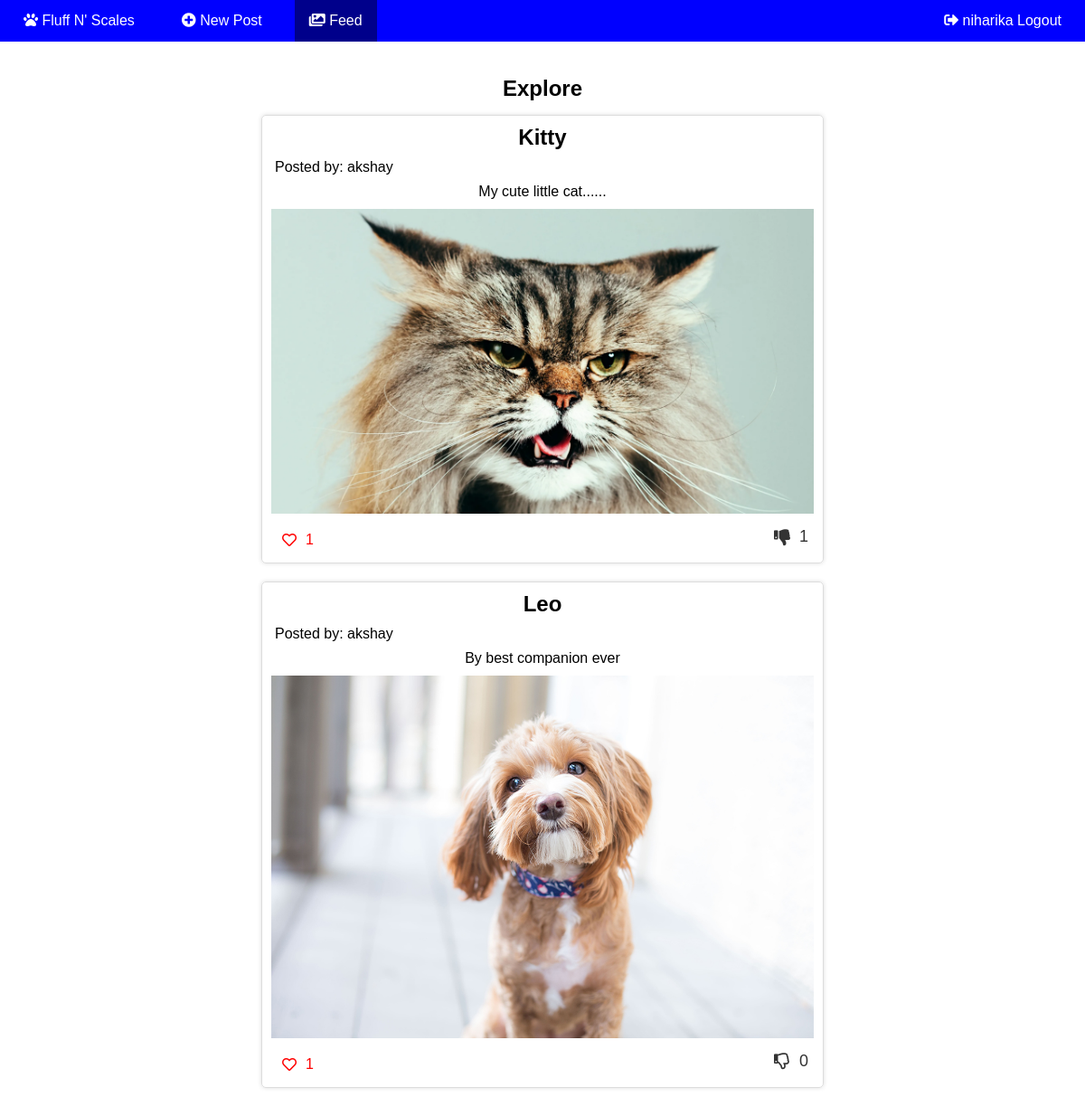
Page /pet_images/ (signed in) on the committed database.
### catalog/models.py (models this page shows, shortened)
class Pet(models.Model):
    pet_name = models.CharField(max_length=100)
    pet_image = models.ImageField(upload_to='images/', null=True, blank=True)
    uploaded_user = models.CharField(max_length=120, null=True, blank=True)
    description = models.TextField(blank=True, null=True)
    likes = models.ManyToManyField(User, related_name='liked_pets', blank=True)
    dislikes = models.ManyToManyField(User, related_name='disliked_pets', blank=True)
    class Meta:
        ordering = ['pet_name']

### catalog/views.py (the view)
# urls.py: path('pet_images/', views.pet_image_list, name='pet_image_list'),
def pet_image_list(request):
    pets = Pet.objects.exclude(pet_image='').order_by('pet_name')
    return render(request, 'catalog/pet_image_list.html', {'pets': pets})

### catalog/templates/catalog/pet_image_list.html (shortened to what this page needs)
{% extends "catalog/base.html" %}
{% block content %}
<div>
  <h2 style="text-align: center;margin-bottom: 5px;">Explore</h2>
{% if pets %}
  <div class="animal-container">
    {% for pet in pets %}
      <div class="animal-card">
        <div class="animal-name">{{ pet.pet_name }}</div>
        <div class="animal-posted">Posted by: {{ pet.uploaded_user }}</div>
        <div class="animal-description">{{ pet.description }}</div>
        <img src="{{ pet.pet_image.url }}" alt="{{ pet.pet_name }}">
        <div class="like-dislike-buttons">
          <form id="like-form" method="POST" action="{% url 'like_pet' pet.pk %}">
            <button type="submit" class="like-button  {% if liked_by_user %}liked{% endif %}">
              {% if user in pet.likes.all %}
                <i class="fas fa-heart"></i>
              {% else %}
                <i class="far fa-heart"></i>
              {% endif %}
              <span>{{ pet.likes.count }}</span>
            </button>
          </form>
          <form method="POST" action="{% url 'dislike_pet' pet.pk %}">
            <button type="submit" class="dislike-button">
              {% if user in pet.dislikes.all %}
                <i class="fas fa-thumbs-down"></i>
              {% else %}
                <i class="far fa-thumbs-down"></i>
              {% endif %}
              <span>{{ pet.dislikes.count }}</span>
            </button>
          </form>
        </div>
      </div>
    {% endfor %}
  </div>
{% else %}
  <p>There are no pets :(</p>
{% endif %}
</div>
{% endblock %}

### catalog/templates/catalog/base.html (shortened to what this page needs)
{% load static %}
<!doctype html>
<html lang="en">
<head>
<link rel="stylesheet" href="https://cdnjs.cloudflare.com/ajax/libs/font-awesome/5.15.3/css/all.min.css" />
</head>
<body>
<nav>
  <ul class="left-menu">
    <li {% if request.resolver_match.view_name == 'index' %}class="active"{% endif %}>
      <a href="{% url 'index' %}"><i class="fas fa-paw"></i> Fluff N' Scales</a>
    </li>
     <li {% if request.resolver_match.view_name == 'pet_create' %}class="active"{% endif %}>
        <a class="nav-link" href="{% url 'pet_create' %}"><i class="fas fa-plus-circle"></i> New Post</a>
      </li>
      <li {% if request.resolver_match.view_name == 'pet_image_list' %}class="active"{% endif %}>
        <a class="nav-link" href="{% url 'pet_image_list' %}"><i class="fas fa-images"></i> Feed</a>
      </li>
      </ul>
  <ul class="right-menu">
    {% if user.is_authenticated %}
      <li {% if request.resolver_match.view_name == 'logout' %}class="active"{% endif %}>
        <a href="{% url 'logout' %}"><i class="fas fa-sign-out-alt"></i> {{ user.username }} Logout</a>
      </li>
    {% endif %}
  </ul>
</nav>
<div class="container1" >
 <br/>
 {% block content %}
 {% endblock %}
</div>
</body>
</html>

### catalog/templates/catalog/pet_image_list.html (style rules this page uses)
.animal-name { font-size: 24px; font-weight: bold; margin-bottom: 10px; }
.animal-container { display: flex; flex-direction: column; align-items: center; justify-content: center; min-height: 100vh; text-align: center; }
.animal-card { border: 1px solid #ddd; border-radius: 5px; padding: 10px; margin: 10px; box-shadow: 0px 0px 5px #ddd; max-width: 600px; }
.animal-card img { max-width: 100%; height: auto; margin-top: 10px; }
.animal-posted { text-align: left; padding-left: 4px; padding-bottom: 9px; }
.like-dislike-buttons { display: flex; justify-content: space-between; width: 100%; margin-top: 10px; }
.like-button, .dislike-button { border: none; background-color: transparent; font-size: 18px; cursor: pointer; display: flex; align-items: center; color: #333; }
.like-button i, .dislike-button i { margin-right: 5px; }
.like-button span, .dislike-button span { margin-left: 5px; }
.like-button { color: red; padding: 6px 12px; font-size: 16px; cursor: pointer; }

### catalog/templates/catalog/base.html (style rules this page uses)
body { margin:0; font-family: Arial, Helvetica, sans-serif; }
nav { display: flex; justify-content: space-between; background-color:blue; }
nav ul.left-menu { margin: 0; padding: 0; list-style: none; }
nav ul.right-menu { margin: 0; padding: 0; list-style: none; display: flex; align-items: center; }
nav li { margin: 0 10px; float: left; }
nav li.active { background-color: darkblue; }
nav li a { display: block; color:white; text-align: center; padding: 14px 16px; text-decoration: none; }

### rows in the picture
Pet: pet_name "Kitty", uploaded_user "akshay", description "My cute little cat......", pet_image (picture), likes.count "1", dislikes.count "1"
Pet: pet_name "Leo", uploaded_user "akshay", description "By best companion ever", pet_image (picture), likes.count "1", dislikes.count "0"

### other values in the picture
{{ user.username }} "niharika"
